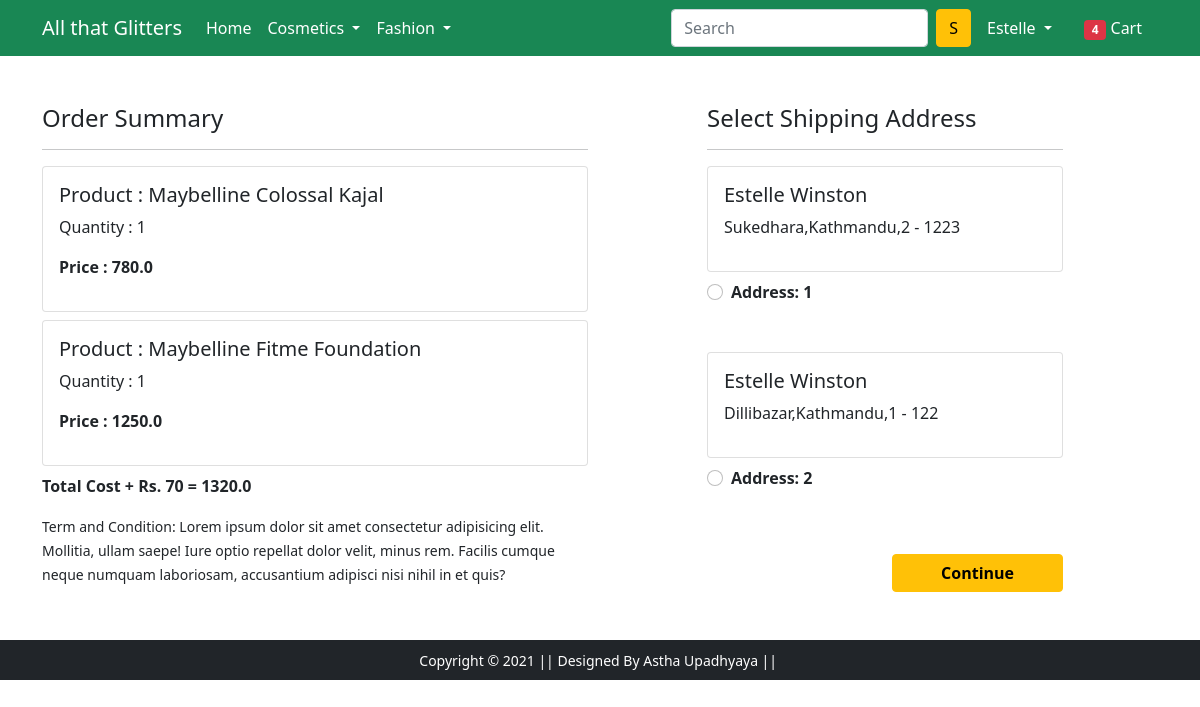
/checkout/ (signed in), run on an earlier commit of the app's database.
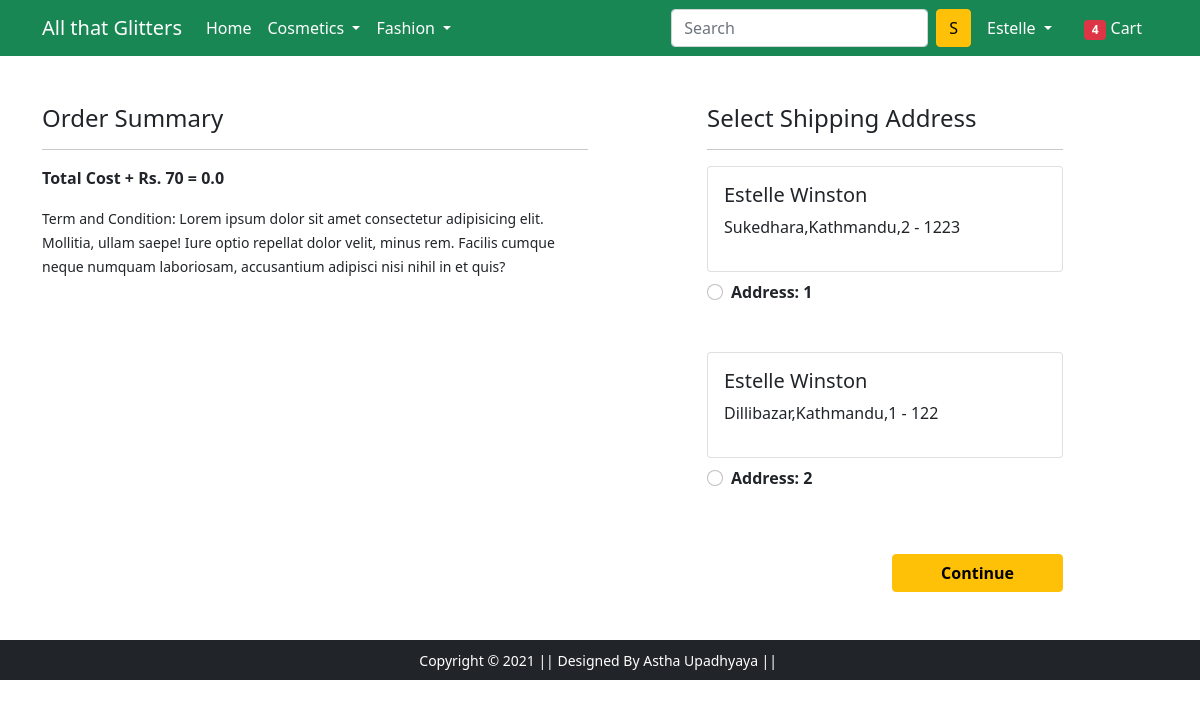
And on a later commit of the database.
### app/models.py (models this page shows, shortened)
class Cart(models.Model):
    user = models.ForeignKey(User, on_delete=models.CASCADE)
    product = models.ForeignKey(Product, on_delete=models.CASCADE)
    quantity = models.PositiveIntegerField(default=1)
    @property
    def total_cost(self):
        return self.quantity * self.product.discounted_price

class Product(models.Model):
    title=models.CharField(max_length=100)
    selling_price = models.FloatField()
    discounted_price = models.FloatField()
    description = models.CharField(max_length=100)
    brand = models.CharField(max_length=100)
    category = models.CharField(choices=CATEGORY_CHOICES,
                                max_length=2)
    product_image = models.ImageField(upload_to='productimg')

class Customer(models.Model):
    user = models.ForeignKey(User, on_delete=models.CASCADE)
    name = models.CharField(max_length=200)
    locality = models.CharField(max_length=200)
    city = models.CharField(max_length=50)
    zipcode = models.IntegerField()
    state = models.CharField(choices=PRADESH_CHOICES,max_length=50)

### app/views.py (the view)
# urls.py: path('checkout/', views.checkout, name='checkout'),
@login_required
def checkout(request):
 user = request.user
 add = Customer.objects.filter(user=user)
 cart_items = Cart.objects.filter(user=user)
 amount = 0.0
 shipping_amount = 70.0
 totalamount = 0.0
 cart_product = [p for p in Cart.objects.all() if p.user == request.user]
 if cart_product:
  for p in cart_product:
   tempamount = (p.quantity * p.product.discounted_price)
   amount = tempamount
  totalamount = amount + shipping_amount
 return render(request, 'app/checkout.html', {'add':add, 'totalamount': totalamount, 'cart_items':cart_items})

### app/templates/app/checkout.html (shortened to what this page needs)
{% extends 'app/base.html' %}
{% load static %}
{% block main-content %}
<div class="container">
 <div class="row mt-5">
  <div class="col-sm-6">
    <h4>Order Summary</h4>
    <hr>
    {% for item in cart_items %}
      <div class="card mb-2">
        <div class="card-body">
          <h5>Product : {{item.product.title}}</h5>
          <p>Quantity : {{item.quantity}}</p>
          <p class="fw-bold">Price : {{item.total_cost}}</p>
        </div>
      </div>
    {% endfor %}
    <p class="fw-bold">Total Cost + Rs. 70 = {{totalamount}}</p>
    <small>Term and Condition: Lorem ipsum dolor sit amet consectetur adipisicing elit. Mollitia, ullam saepe! Iure optio repellat dolor velit, minus rem. Facilis cumque neque numquam laboriosam, accusantium adipisci nisi nihil in et quis?</small>
  </div>
  <div class="col-sm-4 offset-sm-1">
    <h4>Select Shipping Address</h4>
    <hr>
    <form action="/paymentdone">
      {% for ad in add %}
      <div class="card">
        <div class="card-body">
        <h5>{{ad.name}}</h5>
        <p>{{ad.locality}},{{ad.city}},{{ad.state}} - {{ad.zipcode}}</p>
        </div>
      </div>
        <div class="form-check mt-2 mb-5">
          <input class="form-check-input" type="radio" name="custid" id="custadd{{forloop.counter}}" value="{{ad.id}}">
          <label class="form-check-label fw-bold" for="custadd{{forloop.counter}}">
            Address: {{forloop.counter}} </label>
        </div>
      {% endfor %}
        <div class="text-end">
          <button type="submit" class="btn btn-warning mt-3 px-5 fw-bold">Continue</button>
        </div>
      </form>
    </div>
  </div>
</div>
{% endblock main-content %}

What changed in the data, as far as the page shows it:
removed Cart: product "Maybelline Colossal Kajal", quantity "1", total_cost "780.0"
removed Cart: product "Maybelline Fitme Foundation", quantity "1", total_cost "1250.0"
Also different on the page:
{{ totalamount }}: "1320.0" → "0.0"
